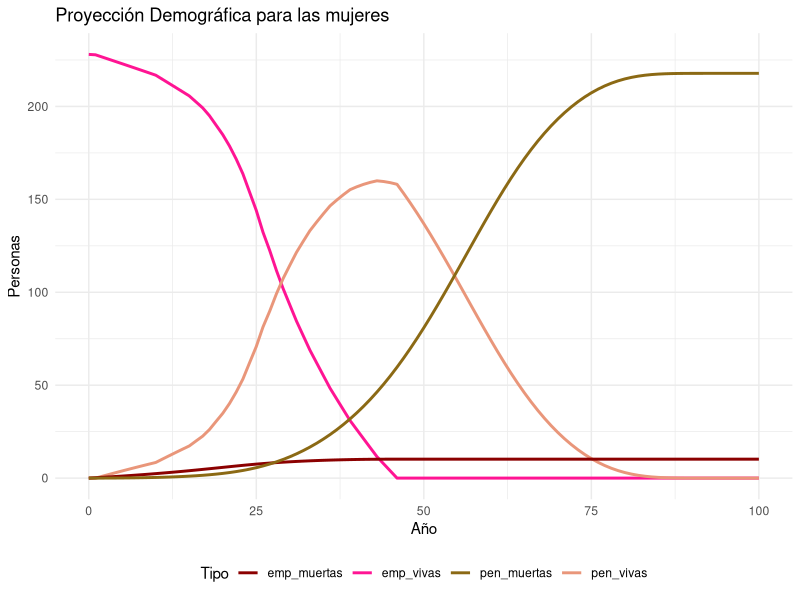
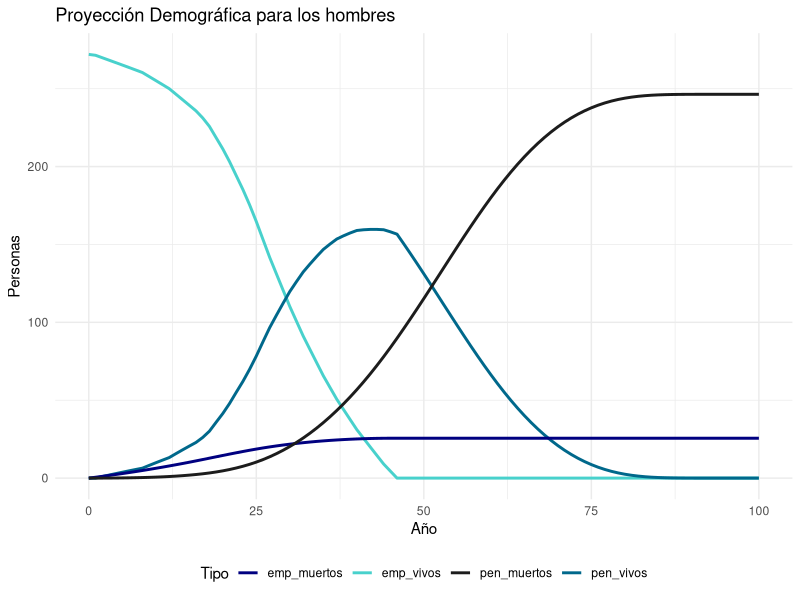
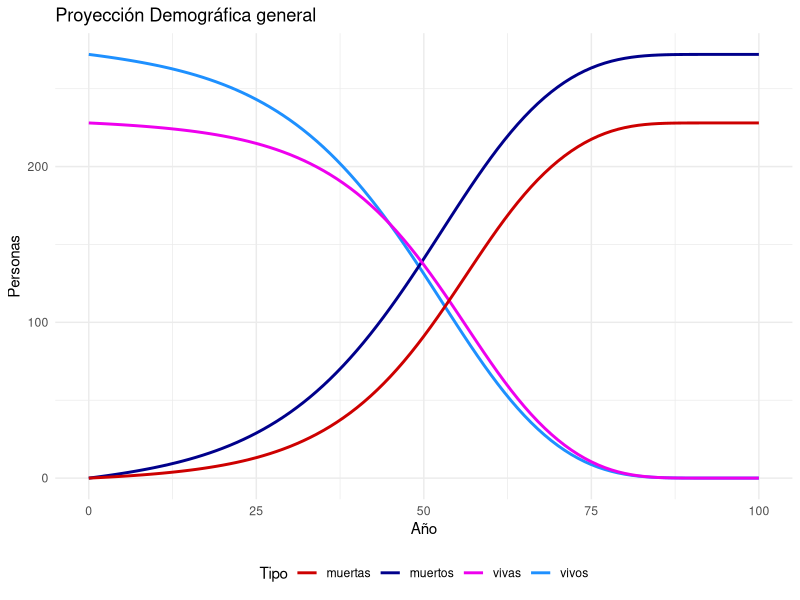
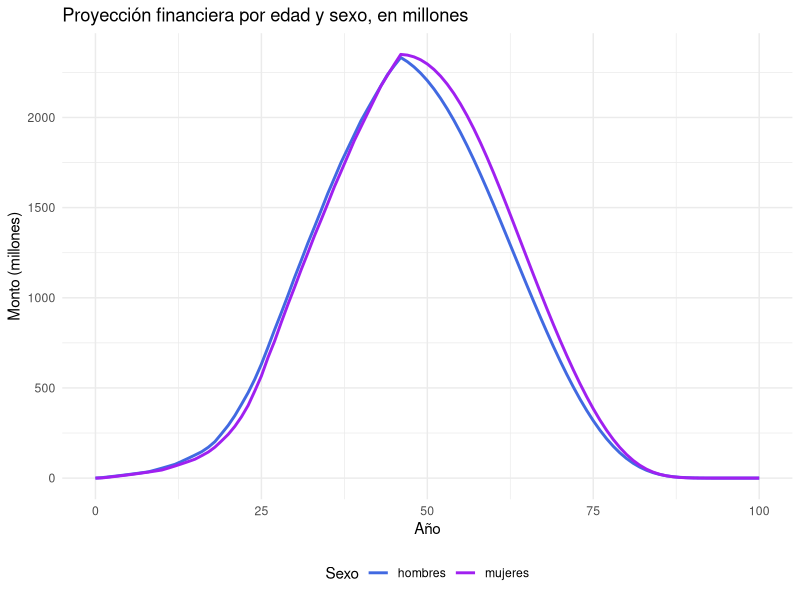
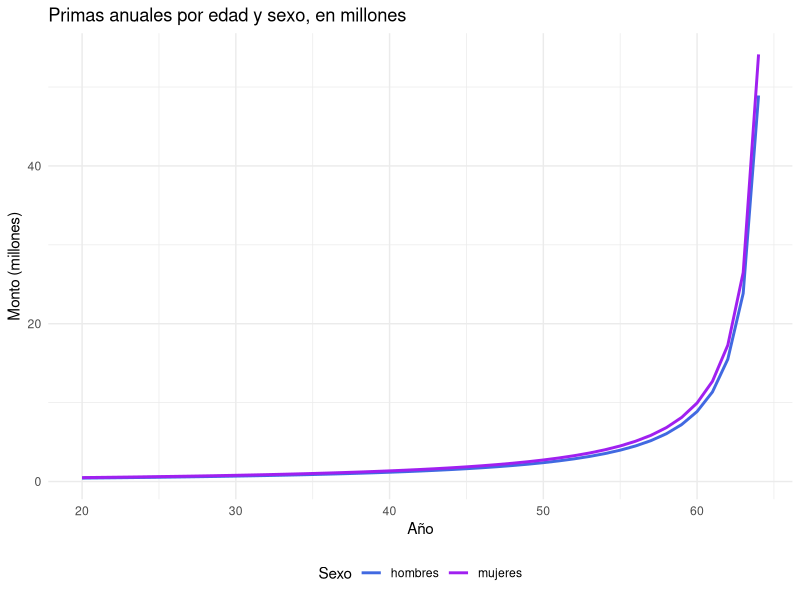
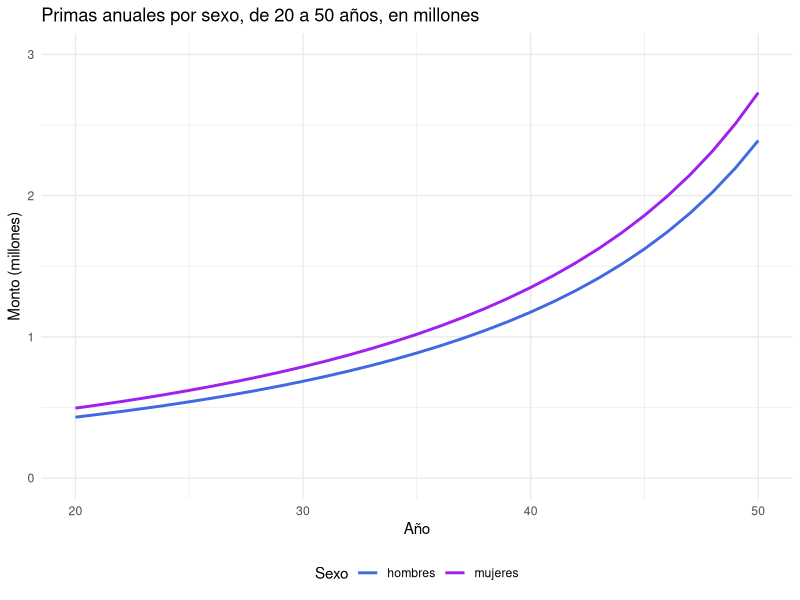
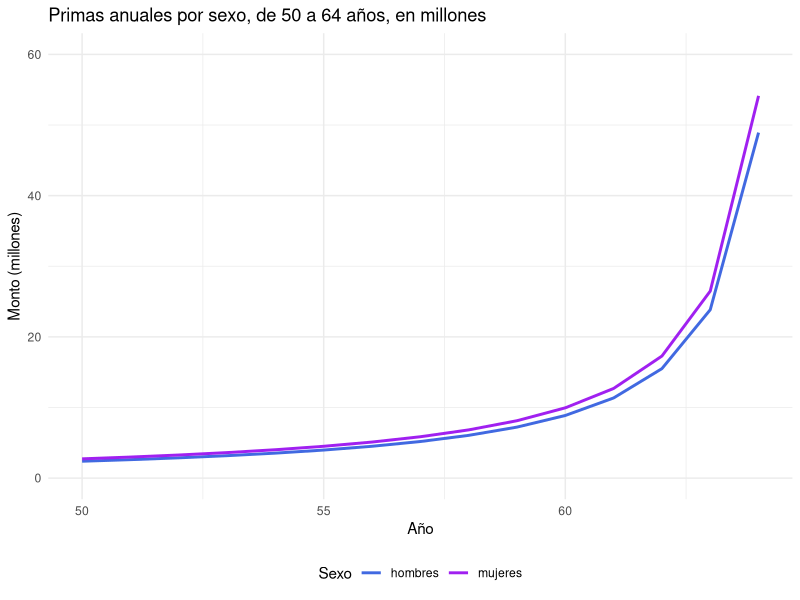
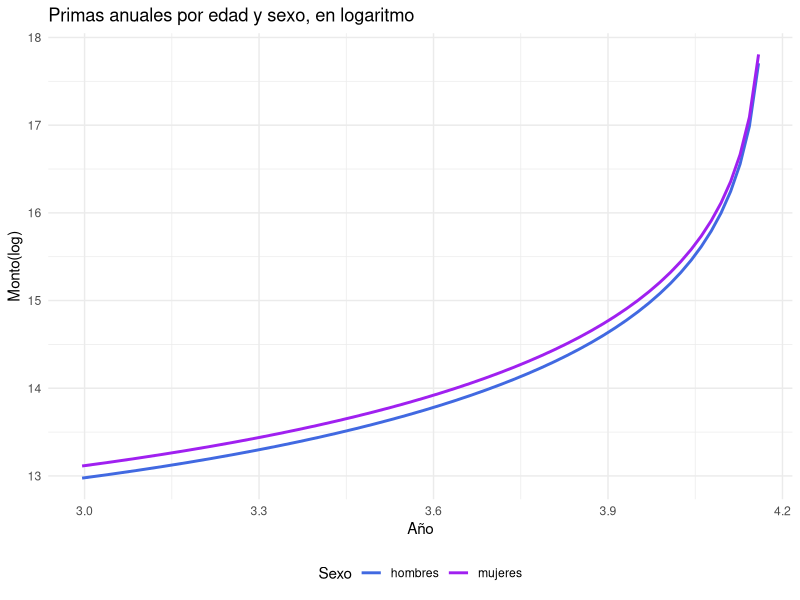

Reproduce these figures in R, in order.
## ---- chunk 1
library(readxl)
library(tidyverse)
library(ggplot2)
ABC <- read_excel("Base de datos.xlsx")
SUPEN <- read_excel("tavid2000-2150.xls")
SUPEN_num <- as.data.frame(lapply(SUPEN, as.numeric), stringsAsFactors = FALSE)
## ---- chunk 2
ABC$Edad = 2023 - as.double(format(ABC$`Fecha de nacimiento`, format="%Y"))
ABC[ABC$Sexo == 'M',]$Sexo <- '1'
ABC[ABC$Sexo == 'F',]$Sexo <- '2'
ABC$Sexo <- as.double(ABC$Sexo) 
## ---- chunk 3
get_qx <- function(df_obs, df_prob){
  c <- 1
  all_qx = list()
  for (i in 1:length(df_obs[[1]])){
    x <- df_obs$Edad[i]
    if(i != 1) {
      if((df_obs$Edad[i-1] == x) & (df_obs$Sexo[i] == df_obs$Sexo[i-1])){
        
        all_qx[c] <- all_qx[c-1]
        c <- c+1
        next
      }
    } 
    y <- 2023
    df <- df_prob[df_prob$sex == df_obs$Sexo[i],]
    local_qx <- list()
    n <- 1
    while (any(df$edad == x & df$year == y)) {
      # Filtrar datos por edad y año actual 
      qx <- df[df$edad == x & df$year == y , ]$qx
      local_qx[n] <- 1 - qx
      n <- n + 1
      x <- x + 1
      y <- y + 1
    }
    all_qx[[c]] <- list()
    all_qx[[c]][[1]] <- local_qx
    all_qx[[c]][[2]] <- df_obs$Sexo[i] 
    all_qx[[c]][[3]] <- df_obs$Edad[i] 
    c <- c+1
  }
  return(all_qx)
}
## ---- chunk 4
t <- proc.time()
qx <- get_qx(ABC, SUPEN_num)
proc.time() - t
## ---- chunk 5
proy_per_viva <- data.frame(edad = 0:100, poblacionM = numeric(101), poblacionH = numeric(101))
proy_per_viva$poblacionH[1] = 272
proy_per_viva$poblacionM[1] = 228

proy_viva <- function(qx, df){
  acumH <- numeric(272) + 1
  acumM <- numeric(228) + 1
  for (i in 1:100){
    m <- 0
    h <- 0
    for (c in 1:500){
      if(qx[[c]][[2]] == 1){
        h <- h + 1
        if(i > length(qx[[c]][[1]])){
          next
        }        
        acumH[h] <- acumH[h]*qx[[c]][[1]][[i]]
      } else {
        m <- m +1
        if(i > length(qx[[c]][[1]])){
          next
        }         
        acumM[m] <- acumM[m]*qx[[c]][[1]][[i]]
      }
    }
    df$poblacionH[i+1] <- sum(acumH)
    df$poblacionM[i+1] <- sum(acumM)
  }
  return(df)
}

proy_per_viva <- proy_viva(qx, proy_per_viva)
proy_per_viva$poblacionM <- round(proy_per_viva$poblacionM, 8)
proy_per_viva$poblacionH <- round(proy_per_viva$poblacionH, 8)
## ---- chunk 6
proy_per_muerta <- proy_per_viva
proy_per_muerta$poblacionM <- 228 - proy_per_muerta$poblacionM
proy_per_muerta$poblacionH <- 272 - proy_per_muerta$poblacionH
## ---- chunk 7
proy_emp_viva <- data.frame(edad = 0:100, poblacionM = numeric(101), poblacionH = numeric(101))
proy_emp_viva$poblacionH[1] = 272
proy_emp_viva$poblacionM[1] = 228

proy_emp_vivos <- function(qx, df){
  acumH <- numeric(272) + 1
  acumM <- numeric(228) + 1
  for (i in 1:100){
    m <- 0
    h <- 0
    for (c in 1:500){
      if(qx[[c]][[2]] == 1){
        h <- h + 1
        if(i > length(qx[[c]][[1]])){
          next
        }
        if(65 < qx[[c]][[3]] + i){
          acumH[h] <- 0
          next
        }        
        acumH[h] <- acumH[h]*qx[[c]][[1]][[i]]
      } else {
        m <- m +1
        if(i > length(qx[[c]][[1]])){
          next
        }     
        if(65 < qx[[c]][[3]] + i){
          acumM[m] <- 0
          next
        } 
        acumM[m] <- acumM[m]*qx[[c]][[1]][[i]]
      }
    }
    df$poblacionH[i+1] <- sum(acumH)
    df$poblacionM[i+1] <- sum(acumM)
  }
  return(df)
}

proy_emp_viva <- proy_emp_vivos(qx, proy_emp_viva)
proy_emp_viva$poblacionM <- round(proy_emp_viva$poblacionM, 8)
proy_emp_viva$poblacionH <- round(proy_emp_viva$poblacionH, 8)
## ---- chunk 8
proy_pen_viva <- data.frame(edad = 0:100, poblacionM = numeric(101), poblacionH = numeric(101))
proy_pen_vivos <- function(qx, df){
  acumH <- numeric(272) + 1
  acumM <- numeric(228) + 1
  for (i in 1:100){
    m <- 0
    h <- 0
    penH <- numeric(272)
    penM <- numeric(228)
    for (c in 1:500){
      if(qx[[c]][[2]] == 1){
        h <- h + 1
        if(i > length(qx[[c]][[1]])){
          next
        }
        if(65 < qx[[c]][[3]] + i){
          penH[h] <- 1
        }        
        acumH[h] <- acumH[h]*qx[[c]][[1]][[i]]
        penH[h] <- penH[h] * acumH[h]
      } else {
        m <- m +1
        if(i > length(qx[[c]][[1]])){
          next
        }     
        if(65 < qx[[c]][[3]] + i){
          penM[m] <- 1
        } 
        acumM[m] <- acumM[m]*qx[[c]][[1]][[i]]
        penM[m] <- penM[m]*acumM[m]
      }
    }
    df$poblacionH[i+1] <- sum(penH)
    df$poblacionM[i+1] <- sum(penM)
  }
  return(df)
}
proy_pen_viva <- proy_pen_vivos(qx, proy_pen_viva)
proy_pen_viva$poblacionM <- round(proy_pen_viva$poblacionM, 8)
proy_pen_viva$poblacionH <- round(proy_pen_viva$poblacionH, 8)
## ---- chunk 9
proy_emp_muerta <- data.frame(edad = 0:100, poblacionM = numeric(101), poblacionH = numeric(101))

proy_emp_dead <- function(qx, df){
  acumH <- numeric(272) + 1
  acumM <- numeric(228) + 1
  for (i in 1:100){
    m <- 0
    h <- 0
    localH <- numeric(272)
    localM <- numeric(228)
    for (c in 1:500){
      if(qx[[c]][[2]] == 1){
        h <- h + 1
        if(i > length(qx[[c]][[1]])){
          next
        }
        if(65 < qx[[c]][[3]] + i){
          acumH[h] <- 0
          next
        }        
        localH[h] <- acumH[h]*(1 - qx[[c]][[1]][[i]])
        acumH[h] <- acumH[h]*qx[[c]][[1]][[i]]
      } else {
        m <- m +1
        if(i > length(qx[[c]][[1]])){
          next
        }     
        if(65 < qx[[c]][[3]] + i){
          acumM[m] <- 0
          next
        } 
        localM[m] <- acumM[m]*(1 - qx[[c]][[1]][[i]])
        acumM[m] <- acumM[m]*qx[[c]][[1]][[i]]
      }
    }
    df$poblacionH[i+1] <- sum(localH) + df$poblacionH[i]
    df$poblacionM[i+1] <- sum(localM) + df$poblacionM[i]
  }
  return(df)
}

proy_emp_muerta <- proy_emp_dead(qx, proy_emp_muerta)
proy_emp_muerta$poblacionM <- round(proy_emp_muerta$poblacionM, 8)
proy_emp_muerta$poblacionH <- round(proy_emp_muerta$poblacionH, 8)
## ---- chunk 10
proy_pen_muerta <- data.frame(edad = 0:100, poblacionM = numeric(101), poblacionH = numeric(101))
proy_pen_dead <- function(qx, df){
  acumH <- numeric(272) + 1
  acumM <- numeric(228) + 1
  for (i in 1:100){
    m <- 0
    h <- 0
    penH <- numeric(272)
    penM <- numeric(228)
    for (c in 1:500){
      if(qx[[c]][[2]] == 1){
        h <- h + 1
        if(i > length(qx[[c]][[1]])){
          next
        }
        if(65 < qx[[c]][[3]] + i){
          penH[h] <- 1
        }        
        penH[h] <- penH[h] * acumH[h] *(1 - qx[[c]][[1]][[i]])
        acumH[h] <- acumH[h]*qx[[c]][[1]][[i]]
      } else {
        m <- m +1
        if(i > length(qx[[c]][[1]])){
          next
        }     
        if(65 < qx[[c]][[3]] + i){
          penM[m] <- 1
        } 
        penM[m] <- penM[m]*acumM[m]*(1-qx[[c]][[1]][[i]])
        acumM[m] <- acumM[m]*qx[[c]][[1]][[i]]
      }
    }
    df$poblacionH[i+1] <- sum(penH) + df$poblacionH[i]
    df$poblacionM[i+1] <- sum(penM) + df$poblacionM[i]
  }
  return(df)
}
proy_pen_muerta <- proy_pen_dead(qx, proy_pen_muerta)
proy_pen_muerta$poblacionM <- round(proy_pen_muerta$poblacionM, 8)
proy_pen_muerta$poblacionH <- round(proy_pen_muerta$poblacionH, 8)
## ---- chunk 11
proy_mujeres <- data.frame(
  edad = 0:100,
  proy_vivas = proy_per_viva$poblacionM,
  proy_muertas = proy_per_muerta$poblacionM,
  proy_emp_vivas = proy_emp_viva$poblacionM,
  proy_pen_vivas = proy_pen_viva$poblacionM,
  proy_emp_muertas = proy_emp_muerta$poblacionM,
  proy_pen_muertas = proy_pen_muerta$poblacionM
)
## ---- chunk 12
ggplot() +
  geom_line(data = proy_mujeres,
            aes(x = edad, y = proy_emp_vivas, color = "emp_vivas"),
            size = 1) +
  geom_line(data = proy_mujeres,
            aes(x = edad, y = proy_pen_vivas, color = "pen_vivas"),
            size = 1) +
  geom_line(
    data = proy_mujeres,
    aes(x = edad, y = proy_emp_muertas, color = "emp_muertas"),
    size = 1
  ) +
  geom_line(
    data = proy_mujeres,
    aes(x = edad, y = proy_pen_muertas, color = "pen_muertas"),
    size = 1
  ) +
  scale_color_manual(
    values = c(
      "emp_vivas" = "deeppink1",
      "pen_vivas" = "darksalmon",
      "emp_muertas" = "darkred",
      "pen_muertas" = "goldenrod4"
    )
  ) +
  labs(
    x = "Año",
    y = "Personas",
    title = "Proyección Demográfica para las mujeres",
    color = "Tipo"
  ) +
  theme_minimal() +
  theme(legend.position = 'bottom')
## ---- chunk 13
proy_hombres <- data.frame(
  edad = 0:100,
  proy_vivos = proy_per_viva$poblacionH,
  proy_muertos = proy_per_muerta$poblacionH,
  proy_emp_vivos = proy_emp_viva$poblacionH,
  proy_pen_vivos = proy_pen_viva$poblacionH,
  proy_emp_muertos = proy_emp_muerta$poblacionH,
  proy_pen_muertos = proy_pen_muerta$poblacionH
)
## ---- chunk 14
ggplot() +
  geom_line(data = proy_hombres,
            aes(x = edad, y = proy_emp_vivos, color = "emp_vivos"),
            size = 1) +
  geom_line(data = proy_hombres,
            aes(x = edad, y = proy_pen_vivos, color = "pen_vivos"),
            size = 1) +
  geom_line(
    data = proy_hombres,
    aes(x = edad, y = proy_emp_muertos, color = "emp_muertos"),
    size = 1
  ) +
  geom_line(
    data = proy_hombres,
    aes(x = edad, y = proy_pen_muertos, color = "pen_muertos"),
    size = 1
  ) +
  scale_color_manual(
    values = c(
      "emp_vivos" = "mediumturquoise",
      "pen_vivos" = "deepskyblue4",
      "emp_muertos" = "navy",
      "pen_muertos" = "gray11"
    )
  ) +
  labs(
    x = "Año",
    y = "Personas",
    title = "Proyección Demográfica para los hombres",
    color = "Tipo"
  ) +
  theme_minimal() +
  theme(legend.position = 'bottom')
## ---- chunk 15
ggplot() +
  geom_line(data = proy_hombres,
            aes(x = edad, y = proy_vivos, color = "vivos"),
            size = 1) +
  geom_line(data = proy_hombres,
            aes(x = edad, y = proy_muertos, color = "muertos"),
            size = 1) +
  geom_line(
    data = proy_mujeres,
    aes(x = edad, y = proy_vivas, color = "vivas"),
    size = 1
  ) +
  geom_line(
    data = proy_mujeres,
    aes(x = edad, y = proy_muertas, color = "muertas"),
    size = 1
  ) +
  scale_color_manual(
    values = c(
      "vivos" = "dodgerblue1",
      "muertos" = "darkblue",
      "vivas" = "magenta2",
      "muertas" = "red3"
    )
  ) +
  labs(
    x = "Año",
    y = "Personas",
    title = "Proyección Demográfica general",
    color = "Tipo"
  ) +
  theme_minimal() +
  theme(legend.position = 'bottom')
## ---- chunk 16
# proy_hombres$suma = proy_hombres$proy_emp_vivos + 
#   proy_hombres$proy_pen_vivos + 
#   proy_hombres$proy_emp_muertos +
#   proy_hombres$proy_pen_muertos
# 
# proy_mujeres$suma = proy_mujeres$proy_emp_vivas + 
#   proy_mujeres$proy_pen_vivas + 
#   proy_mujeres$proy_emp_muertas +
#   proy_mujeres$proy_pen_muertas

## ---- chunk 17
rm(proy_emp_muerta)
rm(proy_per_viva)
rm(proy_per_muerta)
rm(proy_emp_viva)
rm(proy_pen_viva)
rm(proy_pen_muerta)
rm(t)
rm(proy_emp_dead)
rm(proy_viva)
rm(proy_pen_vivos)
rm(proy_pen_dead)
rm(get_qx)
rm(proy_emp_vivos)
## ---- chunk 18
proy_emp_vp <- function(df){
  col <- df[[6]]
  for (i in 1:100){
    col[102-i] <- (col[102-i] - col[101-i])*5000000*(1.03/1.07)^(100-i)
    # se hace el supuesto que empieza a inflarse el monto después del primer pago
  }
  return(col)
}
## ---- chunk 19
proy_H_fin <- data.frame(edad = 0:100)
proy_M_fin <- data.frame(edad = 0:100)
proy_H_fin$proy_emp_vp <- round(proy_emp_vp(proy_hombres),2)
proy_M_fin$proy_emp_vp <- round(proy_emp_vp(proy_mujeres),2)
## ---- chunk 20
proy_emp_fin <- function(df){
  col <- df[[6]]
  for (i in 1:100){
    col[102-i] <- (col[102-i] - col[101-i])*5000000*(1.03)^(100-i)
    # se hace el supuesto que empieza a inflarse el monto después del primer pago
  }
  return(col)
}
## ---- chunk 21
proy_H_fin$proy_emp_fin <- round(proy_emp_fin(proy_hombres),2)
proy_M_fin$proy_emp_fin <- round(proy_emp_fin(proy_mujeres),2)
## ---- chunk 22
proy_pen_vp <- function(df){
  col <- df[[7]]
  for (i in 1:100){
    col[102-i] <- (col[102-i] - col[101-i])*1000000*(1.03/1.07)^(100-i)
    # se hace el supuesto que empieza a inflarse el monto después del primer pago
  }
  return(col)
}
## ---- chunk 23
proy_H_fin$proy_pen_vp <- round(proy_pen_vp(proy_hombres),2)
proy_M_fin$proy_pen_vp <- round(proy_pen_vp(proy_mujeres),2)
## ---- chunk 24
proy_pen_fin <- function(df){
  col <- df[[7]]
  for (i in 1:100){
    col[102-i] <- (col[102-i] - col[101-i])*1000000*(1.03)^(100-i)
    # se hace el supuesto que empieza a inflarse el monto después del primer pago
  }
  return(col)
}
## ---- chunk 25
proy_H_fin$proy_pen_fin <- round(proy_pen_fin(proy_hombres),2)
proy_M_fin$proy_pen_fin <- round(proy_pen_fin(proy_mujeres),2)
## ---- chunk 26
proy_ann_vp <- function(df){
  col <- df[[5]]
  interes <- 1.07^(1/12) - 1
  # se hace el supuesto que paga la primera pensión al final de mes 
  VP_ann <- 300000*(1-(1/1.07))/interes
  VP_agui <- 150000*(1-(1/1.07))/(1.07^(1/2) - 1)
  VP <- VP_ann + VP_agui
  for (i in 1:100){
    col[i+1] <- col[i+1]*VP*(1.03/1.07)^(i-1)
  }
  return(col)
}
## ---- chunk 27
proy_H_fin$proy_ann_vp <- round(proy_ann_vp(proy_hombres),2)
proy_M_fin$proy_ann_vp <- round(proy_ann_vp(proy_mujeres),2)
## ---- chunk 28
proy_ann_fin <- function(df){
  col <- df[[5]]
  for (i in 1:100){
    col[i+1] <- col[i+1]*3900000*(1.03)^(i-1)
  }
  return(col)
}
## ---- chunk 29
proy_H_fin$proy_ann_fin <- round(proy_ann_fin(proy_hombres),0)
proy_M_fin$proy_ann_fin <- round(proy_ann_fin(proy_mujeres),0)
## ---- chunk 30
proy_hombres$valor_fin <- proy_H_fin$proy_emp_fin + proy_H_fin$proy_pen_fin + proy_H_fin$proy_ann_fin
proy_hombres$valor_p <- proy_H_fin$proy_emp_vp + proy_H_fin$proy_pen_vp + proy_H_fin$proy_ann_vp
proy_mujeres$valor_fin <- proy_M_fin$proy_emp_fin + proy_M_fin$proy_pen_fin + proy_M_fin$proy_ann_fin
proy_mujeres$valor_p <- proy_M_fin$proy_emp_vp + proy_M_fin$proy_pen_vp + proy_M_fin$proy_ann_vp
## ---- chunk 31
ggplot() +
  geom_line(data = proy_hombres,
            aes(x = edad, y = valor_fin/1000000, color = "hombres"),
            size = 1) +
  geom_line(data = proy_mujeres,
            aes(x = edad, y = valor_fin/1000000, color = "mujeres"),
            size = 1) +
  scale_color_manual(
    values = c(
      "hombres" = "royalblue",
      "mujeres" = "purple"
    )
  ) +
  labs(
    x = "Año",
    y = "Monto (millones)",
    title = "Proyección financiera por edad y sexo, en millones",
    color = "Sexo"
  ) +
  theme_minimal() +
  theme(legend.position = 'bottom')
## ---- chunk 32
rm(proy_ann_fin)
rm(proy_ann_vp)
rm(proy_emp_fin)
rm(proy_emp_vp)
rm(proy_pen_fin)
rm(proy_pen_vp)
rm(proy_H_fin)
rm(proy_M_fin)

## ---- chunk 33
primas <- function(qx){
  c <- 1
  df = data.frame(edad = numeric(500), sexo = numeric(500), prima = numeric(500))
  for (i in 1:500){
    x <- qx[[i]]
    
    if(i != 1) {
      ant <-qx[[i-1]]
      if((x[[2]] == ant[[2]]) & (x[[3]] == ant[[3]])){
        df[c,] <-df[c-1,]
        c <- c+1
        next
      }
    } 
    vp_pen <- 0
    px_acum <- 1
    for (j in 1:length(x[[1]])) {
      vp_pen <- vp_pen 
      # 3 cosas:
      # 1) cálculo de los 1M en caso de muerte del pensionado
      # 2) cálculo de los 5M en caso de muerte del empleado
      # 3) cálculo de la pensión
      if (j + x[[3]] <= 65){
        vp_pen <- vp_pen + px_acum *(1 - x[[1]][[j]])*5000000*(1.03/1.07)^(j-1)
      } else {
        interes <- 1.07^(1/12) - 1
        # se hace el supuesto que paga la primera pensión al final de mes 
        VP_ann <- 300000*(1-(1/1.07))/interes
        VP_agui <- 150000*(1-(1/1.07))/(1.07^(1/2) - 1)
        VP <- VP_ann + VP_agui
        vp_pen <- vp_pen + px_acum *(1 - x[[1]][[j]])*1000000*(1.03/1.07)^(j-1)
        vp_pen <- vp_pen + px_acum *(x[[1]][[j]])*VP*(1.03/1.07)^(j-1)
      }
      px_acum <- px_acum *(x[[1]][[j]])
      
      
    }
    
    # Y luego el cálculo de las primas
    # se hace el supuesto que se aporta la primera vez al final de año
    # pero no se evalúa ese año. Se empezaría a evaluar si son 2 años
    
    annuity <- (1-(1.03/1.07)^(65 - x[[3]]))/(((1.07/1.03)-1)*(1.03/1.07))
    
    
    df$edad[c] <- x[[3]]
    df$sexo[c] <- x[[2]]
    df$vp[c] <- vp_pen
    df$anualidad[c] <- annuity
    df$prima[c] <- vp_pen/annuity
    c <- c+1
  }
  return(df)
}
primas_anuales <- primas(qx)
primas_anuales <- primas_anuales %>% arrange(edad) %>% distinct()
## ---- chunk 34
ggplot() +
  geom_line(data = primas_anuales[primas_anuales$sexo == 1,],
            aes(x = edad, y = prima/1000000, color = "hombres"),
            size = 1) +
  geom_line(data = primas_anuales[primas_anuales$sexo == 2,],
            aes(x = edad, y = prima/1000000, color = "mujeres"),
            size = 1) +
  scale_color_manual(
    values = c(
      "hombres" = "royalblue",
      "mujeres" = "purple"
    )
  ) +
  labs(
    x = "Año",
    y = "Monto (millones)",
    title = "Primas anuales por edad y sexo, en millones",
    color = "Sexo"
  ) +
  theme_minimal() +
  theme(legend.position = 'bottom')
## ---- chunk 35
ggplot() +
  geom_line(data = primas_anuales[primas_anuales$sexo == 1,],
            aes(x = edad, y = prima/1000000, color = "hombres"),
            size = 1) +
  geom_line(data = primas_anuales[primas_anuales$sexo == 2,],
            aes(x = edad, y = prima/1000000, color = "mujeres"),
            size = 1) +
  scale_color_manual(
    values = c(
      "hombres" = "royalblue",
      "mujeres" = "purple"
    )
  ) +
  labs(
    x = "Año",
    y = "Monto (millones)",
    title = "Primas anuales por sexo, de 20 a 50 años, en millones",
    color = "Sexo"
  ) +
  theme_minimal() +
  theme(legend.position = 'bottom') +
  xlim(20,50) +
  ylim(0, 3)
## ---- chunk 36
ggplot() +
  geom_line(data = primas_anuales[primas_anuales$sexo == 1,],
            aes(x = edad, y = prima/1000000, color = "hombres"),
            size = 1) +
  geom_line(data = primas_anuales[primas_anuales$sexo == 2,],
            aes(x = edad, y = prima/1000000, color = "mujeres"),
            size = 1) +
  scale_color_manual(
    values = c(
      "hombres" = "royalblue",
      "mujeres" = "purple"
    )
  ) +
  labs(
    x = "Año",
    y = "Monto (millones)",
    title = "Primas anuales por sexo, de 50 a 64 años, en millones",
    color = "Sexo"
  ) +
  theme_minimal() +
  theme(legend.position = 'bottom') +
  xlim(50,64) +
  ylim(0, 60)
## ---- chunk 37
ggplot() +
  geom_line(data = log(primas_anuales[primas_anuales$sexo == 1,]),
            aes(x = edad, y = prima, color = "hombres"),
            size = 1) +
  geom_line(data = log(primas_anuales[primas_anuales$sexo == 2,]),
            aes(x = edad, y = prima, color = "mujeres"),
            size = 1) +
  scale_color_manual(
    values = c(
      "hombres" = "royalblue",
      "mujeres" = "purple"
    )
  ) +
  labs(
    x = "Año",
    y = "Monto(log)",
    title = "Primas anuales por edad y sexo, en logaritmo",
    color = "Sexo"
  ) +
  theme_minimal() +
  theme(legend.position = 'bottom') 
## ---- chunk 38
(suma_vp <- sum(proy_hombres$valor_p) + sum(proy_mujeres$valor_p) )
(suma_check <- sum(primas(qx)$vp))
## ---- chunk 39
(prima_nivelada <- suma_vp/sum(primas(qx)$anualidad))
## ---- chunk 40
primas_esp <- function(qx, m_p, m_me, m_mp){
  c <- 1
  df = data.frame(edad = numeric(500), sexo = numeric(500), prima = numeric(500))
  for (i in 1:500){
    x <- qx[[i]]
    if(i != 1) {
      ant <-qx[[i-1]]
      if((x[[2]] == ant[[2]]) & (x[[3]] == ant[[3]])){
        df[c,] <-df[c-1,]
        c <- c+1
        next
      }
    } 
    vp_pen <- 0
    px_acum <- 1
    for (j in 1:length(x[[1]])) {
      vp_pen <- vp_pen 
      if (j + x[[3]] <= 65){
        vp_pen <- vp_pen + px_acum *(1 - x[[1]][[j]])*m_me*(1.03/1.07)^(j-1)
      } else {
        interes <- 1.07^(1/12) - 1
        VP_ann <- m_p*(1-(1/1.07))/interes
        VP_agui <- m_p/2*(1-(1/1.07))/(1.07^(1/2) - 1)
        VP <- VP_ann + VP_agui
        vp_pen <- vp_pen + px_acum *(1 - x[[1]][[j]])*m_mp*(1.03/1.07)^(j-1)
        vp_pen <- vp_pen + px_acum *(x[[1]][[j]])*VP*(1.03/1.07)^(j-1)
      }
      px_acum <- px_acum *(x[[1]][[j]])
      
      
    }
    annuity <- (1-(1.03/1.07)^(65 - x[[3]]))/(((1.07/1.03)-1)*(1.03/1.07))

df$edad[c] <- x[[3]]
    df$sexo[c] <- x[[2]]
    df$vp[c] <- vp_pen
    df$anualidad[c] <- annuity
    df$prima[c] <- vp_pen/annuity
    c <- c+1
  }
  return(df)
}
## ---- chunk 41
(sum(primas_esp(qx, 300000, 5000000, 1000000)$vp))
metodo0 <- primas_esp(qx, 300000, 5000000, 1000000)$prima
## ---- chunk 42
metodo1 <- primas_esp(qx, 269181, 5000000, 1000000)$prima
sum(metodo1/metodo0 <=0.9)/length(metodo0) # si da 1, todos coinciden
mean(metodo1/metodo0) # esta cantidad es para resumir, se cumple lo de arriba
## ---- chunk 43
metodo2 <- primas_esp(qx, 261000, 10000000, 2000000)$prima # dio cerrado
sum(metodo2/metodo0 <=0.9)/length(metodo0) 
## ---- chunk 44
mean(primas_esp(qx, 300000, 0, 0)$prima/metodo0)
## ---- chunk 45
metodo3 <- primas_esp(qx, 250104, 7500000, 7500000)$prima
sum(metodo3/metodo0 <=0.9)/length(metodo0) 
mean(metodo3/metodo0)
## ---- chunk 46
metodo4 <- primas_esp(qx, 207552, 30000000, 15000000)$prima
sum(metodo4/metodo0 <=0.9)/length(metodo0)
mean(metodo4/metodo0)
## ---- chunk 47
rm(metodo0)
rm(metodo1)
rm(metodo2)
rm(metodo3)
rm(metodo4)
rm(primas_esp)
rm(suma_check)
rm(suma_vp)
rm(prima_nivelada)
## ---- chunk 48
anualidades <- primas(qx)$anualidad
edades <- numeric(500)
sexo <- numeric(500)
for (c in 1:500){
  edades[c] <- qx[[c]][[3]]
  sexo[c] <- qx[[c]][[2]]
}
VP <- (300000*(1-(1/1.07)))/(1.07^(1/12) - 1) + 150000*(1-(1/1.07))/(1.07^(1/2) - 1)
## ---- chunk 49
simulacion <- function(qx){
  vivos <- numeric(500) + 1
  pen <- numeric(500)
  suma_vp <- numeric(500)
  for (i in 1:96){
    dif <- (1.03/1.07)^(i-1)
    for (c in 1:500){
      if(vivos[c] == 0 | i > length(qx[[c]][[1]])){
        next
      }
      if(qx[[c]][[3]] + i > 65){
        pen[c] <- 1
      }
      if(vivos[c] == 1){
        if(runif(1) > qx[[c]][[1]][[i]]){
          vivos[c] <- 0
          if(pen[c] == 1){
            suma_vp[c] <- suma_vp[c] + 1000000*dif
          } else {
            suma_vp[c] <- suma_vp[c] + 5000000*dif
          }
        }
      }
      suma_vp[c] <- suma_vp[c] + pen[c]*vivos[c]*VP*dif
    }
  }

  df <- data.frame(edades, sexo, prima = suma_vp/anualidades)
  df <- df %>% 
    arrange(edades, sexo) %>%
    group_by(edades, sexo) %>%
    summarise(primas = mean(prima), .groups = "drop") %>% 
    select(primas)
  return(df[[1]])
}
## ---- chunk 50
t <- proc.time()
simulacion(qx)
proc.time() - t
## ---- chunk 51
# t <- proc.time()
# simulaciones <- list()
# for(i in 1:100000){
#   print(i)
#   simulaciones[[i]] <- simulacion(qx)
# }
# proc.time() - t
## ---- chunk 52
# exportar <- data.frame(primas_anuales[,1:2], simulaciones)
# names(exportar) <- c("edad", "sexo", 1:100000)
# write.csv(exportar,"simulaciones.csv")
